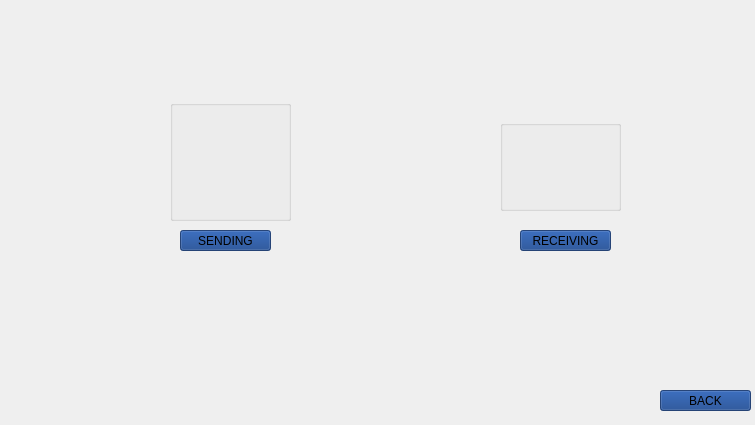
<?xml version="1.0" encoding="UTF-8"?>
<ui version="4.0">
 <class>main</class>
 <widget class="QWidget" name="main">
  <property name="geometry">
   <rect>
    <x>0</x>
    <y>0</y>
    <width>755</width>
    <height>425</height>
   </rect>
  </property>
  <property name="windowTitle">
   <string>Form</string>
  </property>
  <property name="styleSheet">
   <string notr="true">#main{image: url(:/new/prefix1/1.jpg);}</string>
  </property>
  <widget class="QGroupBox" name="sending">
   <property name="geometry">
    <rect>
     <x>170</x>
     <y>100</y>
     <width>121</width>
     <height>121</height>
    </rect>
   </property>
   <property name="styleSheet">
    <string notr="true">#sending{
	background-color: rgba(0, 93, 250, 0);
	border-image: url(:/new/prefix1/writing4.png);
}


</string>
   </property>
   <property name="title">
    <string/>
   </property>
  </widget>
  <widget class="QGroupBox" name="receiving">
   <property name="geometry">
    <rect>
     <x>500</x>
     <y>120</y>
     <width>121</width>
     <height>91</height>
    </rect>
   </property>
   <property name="styleSheet">
    <string notr="true">#receiving{
	background-color: rgba(0, 93, 250, 0);
	border-image: url(:/new/prefix1/receiving4.png);
}


</string>
   </property>
   <property name="title">
    <string/>
   </property>
  </widget>
  <widget class="QPushButton" name="pushButton_2">
   <property name="geometry">
    <rect>
     <x>520</x>
     <y>230</y>
     <width>91</width>
     <height>21</height>
    </rect>
   </property>
   <property name="styleSheet">
    <string notr="true">font: 700 9pt &quot;System&quot;;
background-color: rgba(12, 57, 134, 200);</string>
   </property>
   <property name="text">
    <string>RECEIVING</string>
   </property>
  </widget>
  <widget class="QPushButton" name="pushButton_1">
   <property name="geometry">
    <rect>
     <x>180</x>
     <y>230</y>
     <width>91</width>
     <height>21</height>
    </rect>
   </property>
   <property name="styleSheet">
    <string notr="true">font: 700 9pt &quot;System&quot;;
background-color: rgba(12, 57, 134, 200);</string>
   </property>
   <property name="text">
    <string>SENDING</string>
   </property>
  </widget>
  <widget class="QPushButton" name="pushButton_3">
   <property name="geometry">
    <rect>
     <x>660</x>
     <y>390</y>
     <width>91</width>
     <height>21</height>
    </rect>
   </property>
   <property name="styleSheet">
    <string notr="true">font: 700 9pt &quot;System&quot;;
background-color: rgba(12, 57, 134, 200);</string>
   </property>
   <property name="text">
    <string>BACK</string>
   </property>
  </widget>
 </widget>
 <resources/>
 <connections/>
</ui>
